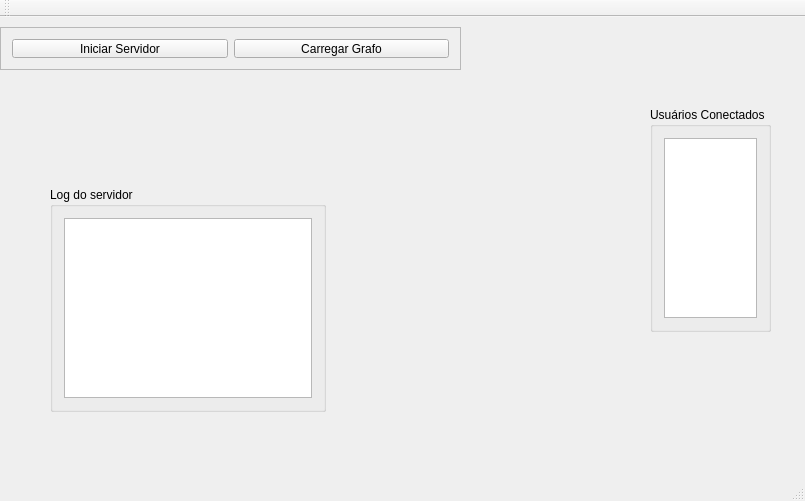
<?xml version="1.0" encoding="UTF-8"?>
<ui version="4.0">
 <class>PainelDeControle</class>
 <widget class="QMainWindow" name="PainelDeControle">
  <property name="geometry">
   <rect>
    <x>0</x>
    <y>0</y>
    <width>805</width>
    <height>501</height>
   </rect>
  </property>
  <property name="windowTitle">
   <string>PainelDeControle</string>
  </property>
  <widget class="QWidget" name="centralWidget">
   <widget class="QGroupBox" name="groupBox">
    <property name="geometry">
     <rect>
      <x>650</x>
      <y>90</y>
      <width>121</width>
      <height>225</height>
     </rect>
    </property>
    <property name="title">
     <string>Usuários Conectados</string>
    </property>
    <layout class="QGridLayout" name="gridLayout">
     <item row="0" column="0">
      <widget class="QListWidget" name="listaClientes"/>
     </item>
    </layout>
   </widget>
   <widget class="QGroupBox" name="groupBox_2">
    <property name="geometry">
     <rect>
      <x>50</x>
      <y>170</y>
      <width>276</width>
      <height>225</height>
     </rect>
    </property>
    <property name="title">
     <string>Log do servidor</string>
    </property>
    <layout class="QGridLayout" name="gridLayout_2">
     <item row="0" column="0">
      <widget class="QPlainTextEdit" name="edtMensagens"/>
     </item>
    </layout>
   </widget>
   <widget class="QFrame" name="frame">
    <property name="geometry">
     <rect>
      <x>0</x>
      <y>10</y>
      <width>461</width>
      <height>43</height>
     </rect>
    </property>
    <property name="frameShape">
     <enum>QFrame::StyledPanel</enum>
    </property>
    <property name="frameShadow">
     <enum>QFrame::Raised</enum>
    </property>
    <layout class="QGridLayout" name="gridLayout_3">
     <item row="0" column="0">
      <widget class="QPushButton" name="pushButton">
       <property name="text">
        <string>Iniciar Servidor</string>
       </property>
      </widget>
     </item>
     <item row="0" column="1">
      <widget class="QPushButton" name="btCarregarGrafo">
       <property name="text">
        <string>Carregar Grafo</string>
       </property>
      </widget>
     </item>
    </layout>
   </widget>
  </widget>
  <widget class="QMenuBar" name="menuBar">
   <property name="geometry">
    <rect>
     <x>0</x>
     <y>0</y>
     <width>805</width>
     <height>21</height>
    </rect>
   </property>
  </widget>
  <widget class="QToolBar" name="mainToolBar">
   <attribute name="toolBarArea">
    <enum>TopToolBarArea</enum>
   </attribute>
   <attribute name="toolBarBreak">
    <bool>false</bool>
   </attribute>
  </widget>
  <widget class="QStatusBar" name="statusBar"/>
 </widget>
 <layoutdefault spacing="6" margin="11"/>
 <resources/>
 <connections/>
</ui>
